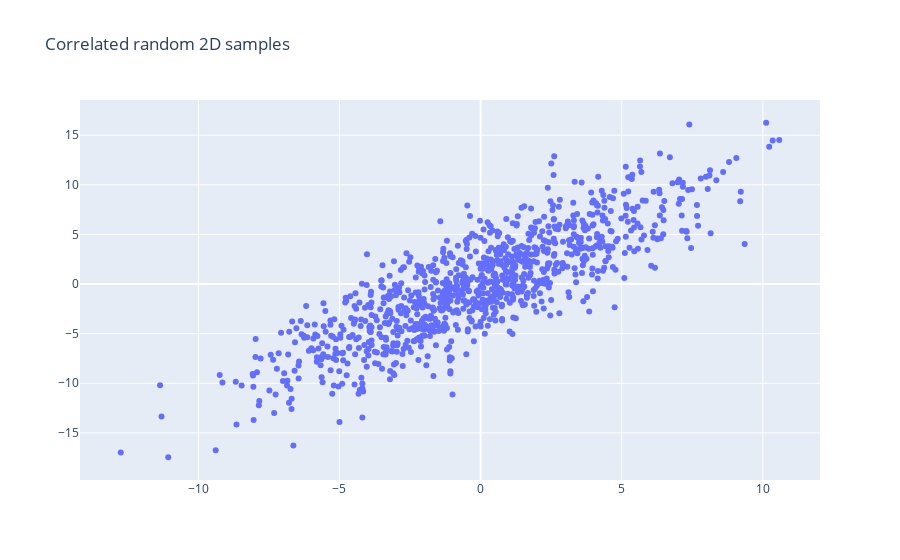

Here is the notebook cell this chart was saved with:
### Code cell
xs_c, ys_c = make_xs_ys(cov_matrix)
fig = go_scatter(xs_c, ys_c, "Correlated random 2D samples")
fig

### Figure 1 — Plotly figure (JSON) as saved in the notebook; plotly's stock layout.template omitted (floating-point values rounded to 4 significant figures; data arrays with more than 128 entries replaced by an {"elided": "..."} marker saying what was removed)
{"data": [{"mode": "markers", "type": "scatter", "x": {"elided": "1000 float values"}, "y": {"elided": "1000 float values"}}], "layout": {"title": {"text": "Correlated random 2D samples"}}}
